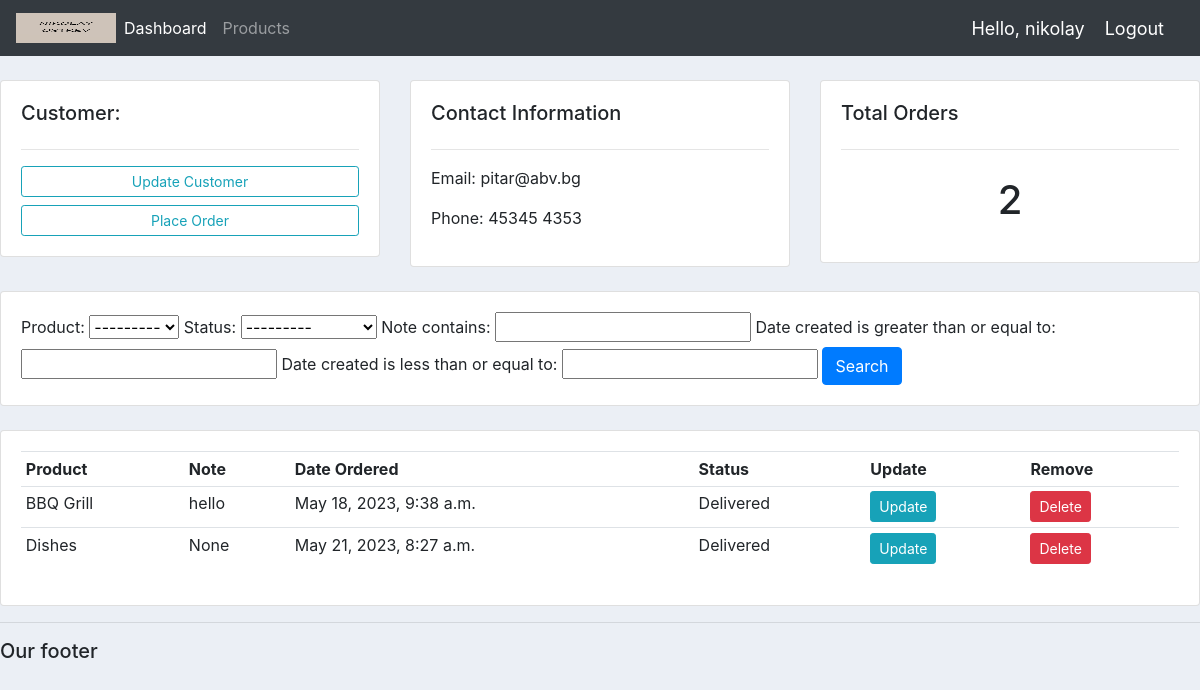
The page /customer/2/ (signed in) on the database its author committed.
### customer_app/accounts/models.py (models this page shows, shortened)
class Customer(models.Model):
    user = models.OneToOneField(User, null=True, blank=True, on_delete=models.CASCADE)
    name = models.CharField(max_length=200, null=True)
    phone = models.CharField(max_length=200, null=True)
    email = models.CharField(max_length=200, null=True)
    profile_pic = models.ImageField(default='person.png', null=True, blank=True)
    date_create = models.DateTimeField(auto_now_add=True, null=True)

class Order(models.Model):
    STATUS = (
        ('Pending', 'Pending'),
        ('Out of Delivery', 'Out of Delivery'),
        ('Delivered', 'Delivered'),
    )
    customer = models.ForeignKey(Customer, null=True, on_delete=models.SET_NULL)
    product = models.ForeignKey(Product, null=True, on_delete=models.SET_NULL)
    date_created = models.DateTimeField(auto_now_add=True, null=True)
    status = models.CharField(max_length=200, null=True, choices=STATUS)
    note = models.CharField(max_length=1000, null=True)

class Product(models.Model):
    CATEGORY = (
        ('Indor', 'Indor'),
        ('Out Door', 'Out Door'),
    )
    name = models.CharField(max_length=200, null=True)
    price = models.FloatField(null=True)
    category = models.CharField(max_length=200, null=True, choices=CATEGORY)
    description = models.CharField(max_length=200, null=True, blank=True)
    date_create = models.DateTimeField(auto_now_add=True, null=True)
    tags = models.ManyToManyField(Tag)
    def __str__(self):
        return self.name

### customer_app/accounts/decorators.py (the view)
        def wrapper_func(request, *args, **kwargs):
            group = None
            if request.user.groups.exists():
                group = request.user.groups.all()[0].name
            if group in allowed_roles:
                return view_func(request, *args, **kwargs)
            else:
                return HttpResponse('You are not authorized to see this page')

### customer_app/accounts/views.py (called while the page is built)
@login_required(login_url='login')
@allowed_users(allowed_roles=['admin'])
def customer(request, pk):
    customer = Customer.objects.get(id=pk)
    orders = customer.order_set.all()
    order_count = orders.count()
    myFilter = OrderFilter(request.GET, queryset=orders)
    orders = myFilter.qs
    context = {'customer': customer, 'orders': orders, 'order_count': order_count, 'myFilter': myFilter}
    return render(request, 'accounts/customer.html', context)

### templates/accounts/customer.html
{% extends 'accounts/main.html' %}
{% block content %}
    <br>
    <div class="row">
        <div class="col-md">
            <div class="card card-body">
                <h5>Customer:</h5>
                <hr>
                <a class="btn btn-outline-info btn-sm btn-block" href="">Update Customer</a>
                <a class="btn btn-outline-info btn-sm btn-block" href="{% url 'create_order' customer.id  %}">Place Order</a>
            </div>
        </div>
        <div class="col-md">
            <div class="card card-body">
                <h5>Contact Information</h5>
                <hr>
                <p>Email: {{ customer.email }} </p>
                <p>Phone: {{ customer.phone }} </p>
            </div>
        </div>
        <div class="col-md">
            <div class="card card-body">
                <h5>Total Orders</h5>
                <hr>
                <h1 style="text-align: center;padding: 10px">{{ order_count }}</h1>
            </div>
        </div>
    </div>
    <br>
    <div class="row">
        <div class="col">
            <div class="card card-body">
                <form method="get">
                    {{ myFilter.form }}
                    <button class="btn btn-primary" type="submit">Search</button>
                </form>
            </div>
        </div>
    </div>
    <br>
    <div class="row">
        <div class="col-md">
            <div class="card card-body">
                <table class="table table-sm">
                    <tr>
                        <th>Product</th>
                        <th>Note</th>
                        <th>Date Ordered</th>
                        <th>Status</th>
                        <th>Update</th>
                        <th>Remove</th>
                    </tr>
                    {% for order in orders %}
                        <tr>
                            <td>{{ order.product }}</td>
                            <td>{{ order.note}}</td>
                            <td>{{ order.date_created }}</td>
                            <td>{{ order.status }}</td>
                            <td><a class="btn btn-info btn-sm" href="{% url 'update_order' order.id %}">Update</a></td>
                            <td><a class="btn btn-danger btn-sm" href="{% url 'delete_order' order.id %}">Delete</a></td>
                        </tr>
                    {% endfor %}
                </table>
            </div>
        </div>
    </div>
{% endblock %}

### templates/accounts/navbar.html (shortened to what this page needs)
{% load static %}
<nav class="navbar navbar-expand-lg navbar-dark bg-dark">
    <img id="logo" src="{% static 'images/logo.png' %}">
    <div class="collapse navbar-collapse" id="navbarNav">
        <ul class="navbar-nav">
            {% if request.user.is_staff %}
            <li class="nav-item active">
                <a class="nav-link" href="{% url 'home' %}">Dashboard</a>
            </li>
            <li class="nav-item">
                <a class="nav-link" href="{% url 'products' %}">Products</a>
            </li>
            {% else %}
                <li class="nav-item">
                    <a class="nav-link" href="{% url 'account' %}">Settings</a>
                </li>
            {% endif %}
        </ul>
    </div>
    <span class="hello-msg">Hello, {{ request.user }} </span>
    <span><a class="hello-msg" href="{% url 'logout' %}">Logout</a></span>
</nav>

### static/css/main.css (style rules this page uses)
#logo { width: 100px; height: 30px; overflow: hidden; }
body { background-color: #ebeff5; }

### templates/accounts/navbar.html (style rules this page uses)
.hello-msg { font-size: 18px; color: #fff; margin-right: 20px; }

### rows shown on the page
Customer: email "pitar@abv.bg", phone "45345 4353"
Order: product "BBQ Grill", note "hello", date_created "May 18, 2023, 9:38 a.m.", status "Delivered"
Order: product "Dishes", note "None", date_created "May 21, 2023, 8:27 a.m.", status "Delivered"

### other values the page prints
{{ request.user }} "nikolay"
{{ order_count }} "2"
